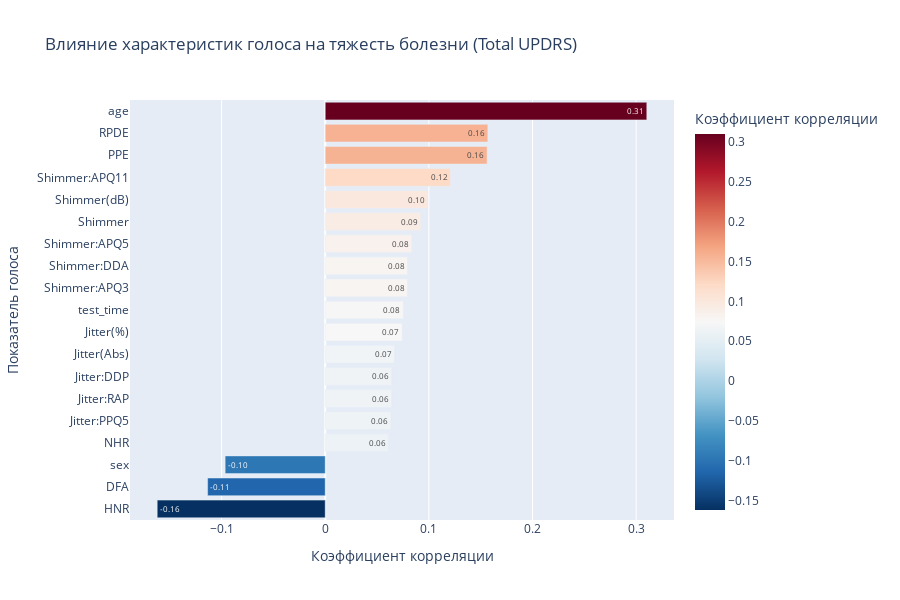

This figure's notebook cell:
### Code cell
# Рассчитываем корреляцию всех признаков с total_UPDRS
correlations = df.corr()['total_UPDRS'].drop(['total_UPDRS', 'motor_UPDRS', 'subject#']).sort_values()

# Создаем DataFrame для Plotly
corr_df = pd.DataFrame({
    'Feature': correlations.index,
    'Correlation': correlations.values
})

# Строим график
fig_corr = px.bar(corr_df, 
                   x='Correlation', 
                   y='Feature', 
                   orientation='h',
                   title="Влияние характеристик голоса на тяжесть болезни (Total UPDRS)",
                   labels={'Correlation': 'Коэффициент корреляции', 'Feature': 'Показатель голоса'},
                   color='Correlation', 
                   color_continuous_scale='RdBu_r', # Красный - сильная связь, Синий - слабая
                   text_auto='.2f')

fig_corr.update_layout(yaxis={'categoryorder':'total ascending'}, height=600)
fig_corr.show()

### Figure 1 — Plotly figure (JSON) as saved in the notebook; plotly's stock layout.template omitted (floating-point values rounded to 4 significant figures)
{"data": [{"hovertemplate": "Коэффициент корреляции=%{marker.color}<br>Показатель голоса=%{y}<extra></extra>", "legendgroup": "", "marker": {"color": [-0.1621, -0.1135, -0.09656, 0.06095, 0.06335, 0.06402, 0.06403, 0.06693, 0.07425, 0.07526, 0.07936, 0.07936, 0.08347, 0.09214, 0.09879, 0.1208, 0.1562, 0.1569, 0.3103], "coloraxis": "coloraxis", "pattern": {"shape": ""}}, "name": "", "orientation": "h", "showlegend": false, "textposition": "auto", "texttemplate": "%{x:.2f}", "type": "bar", "x": [-0.1621, -0.1135, -0.09656, 0.06095, 0.06335, 0.06402, 0.06403, 0.06693, 0.07425, 0.07526, 0.07936, 0.07936, 0.08347, 0.09214, 0.09879, 0.1208, 0.1562, 0.1569, 0.3103], "xaxis": "x", "y": ["HNR", "DFA", "sex", "NHR", "Jitter:PPQ5", "Jitter:RAP", "Jitter:DDP", "Jitter(Abs)", "Jitter(%)", "test_time", "Shimmer:APQ3", "Shimmer:DDA", "Shimmer:APQ5", "Shimmer", "Shimmer(dB)", "Shimmer:APQ11", "PPE", "RPDE", "age"], "yaxis": "y"}], "layout": {"barmode": "relative", "coloraxis": {"colorbar": {"title": {"text": "Коэффициент корреляции"}}, "colorscale": [[0, "rgb(5,48,97)"], [0.1, "rgb(33,102,172)"], [0.2, "rgb(67,147,195)"], [0.3, "rgb(146,197,222)"], [0.4, "rgb(209,229,240)"], [0.5, "rgb(247,247,247)"], [0.6, "rgb(253,219,199)"], [0.7, "rgb(244,165,130)"], [0.8, "rgb(214,96,77)"], [0.9, "rgb(178,24,43)"], [1, "rgb(103,0,31)"]]}, "height": 600, "legend": {"tracegroupgap": 0}, "title": {"text": "Влияние характеристик голоса на тяжесть болезни (Total UPDRS)"}, "xaxis": {"anchor": "y", "domain": [0, 1], "title": {"text": "Коэффициент корреляции"}}, "yaxis": {"anchor": "x", "categoryorder": "total ascending", "domain": [0, 1], "title": {"text": "Показатель голоса"}}}}
